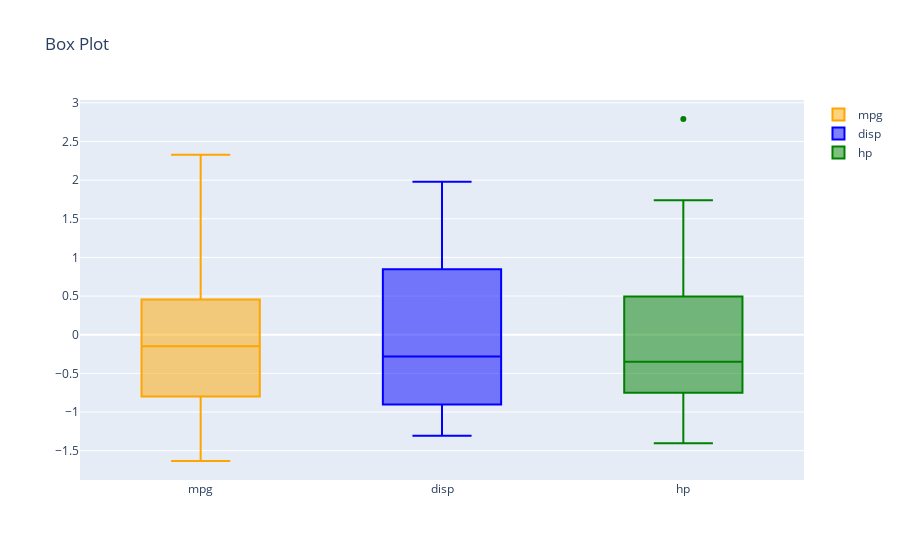

Write notebook code for a chart like this one.
### Markdown cell above
## Creating Box Plots

### Code cell
box_fig = go.Figure()

box_fig.add_trace(go.Box(y=cars_data.mpg, name='mpg', marker_color='orange'))
box_fig.add_trace(go.Box(y=cars_data.disp, name='disp', marker_color='blue'))
box_fig.add_trace(go.Box(y=cars_data.hp, name='hp', marker_color='green'))

box_fig.update_layout(title='Box Plot')

box_fig.show()

### Figure 1 — Plotly figure (JSON) as saved in the notebook; plotly's stock layout.template omitted (floating-point values rounded to 4 significant figures)
{"data": [{"marker": {"color": "orange"}, "name": "mpg", "type": "box", "y": [0.1533, 0.1533, 0.4567, 0.2207, -0.2344, -0.3356, -0.9762, 0.7265, 0.4567, -0.1501, -0.3861, -0.6222, -0.4704, -0.8244, -1.634, -1.634, -0.9087, 2.075, 1.738, 2.328, 0.2376, -0.7739, -0.8244, -1.145, -0.1501, 1.215, 0.9962, 1.738, -0.7233, -0.06585, -0.8582, 0.2207]}, {"marker": {"color": "blue"}, "name": "disp", "type": "box", "y": [-0.5798, -0.5798, -1.006, 0.2236, 1.06, -0.04691, 1.06, -0.6888, -0.7371, -0.5174, -0.5174, 0.3695, 0.3695, 0.3695, 1.978, 1.88, 1.716, -1.246, -1.271, -1.309, -0.9068, 0.7155, 0.6007, 0.9778, 1.388, -1.244, -0.9052, -1.112, 0.986, -0.7027, 0.5761, -0.8995]}, {"marker": {"color": "green"}, "name": "hp", "type": "box", "y": [-0.5437, -0.5437, -0.7956, -0.5437, 0.4195, -0.6177, 1.457, -1.255, -0.7659, -0.351, -0.351, 0.4936, 0.4936, 0.4936, 0.8641, 1.012, 1.235, -1.196, -1.403, -1.21, -0.7363, 0.04909, 0.04909, 1.457, 0.4195, -1.196, -0.8252, -0.4992, 1.738, 0.4195, 2.791, -0.5585]}], "layout": {"title": {"text": "Box Plot"}}}
